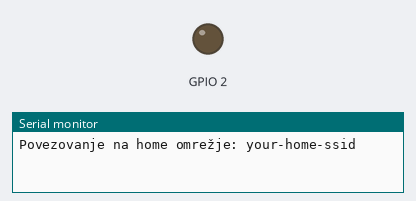
The program below on a simulated ESP32. Shown: output pins drawn as LEDs (lit = HIGH), the last lines printed to the serial monitor. WiFi joins after 1.5 s; servers stay silent unless stated.

Above: at 0.1 s.
At 2.1 s:
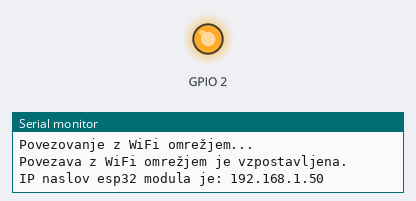
Timing chart, 0 to 3.8 s (numbered marks = the images above):
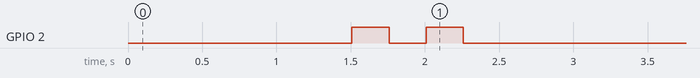

The program:

main.cpp
```cpp
#include <Arduino.h>
#include <WiFi.h>
#include <WebServer.h>

#include <secrets.h>
#include <wifi_log.h>

WebServer server(80);

// EN: HTML page stored as a const char[] in PROGMEM (flash memory, not RAM)
//     so the big string doesn't eat into the limited RAM. The
//     R"rawliteral( ... )rawliteral" wrapper is a C++11 raw string literal —
//     lets us write multi-line HTML without escaping quotes or newlines.
//     `charset="UTF-8"` and `lang="sl"` on the document make Slovene letters
//     (čšž) render correctly in the browser.
// SL: HTML stran shranimo kot const char[] v PROGMEM (flash pomnilnik, ne
//     RAM), da velik niz ne porabi dragocenega RAM-a. Zapis
//     R"rawliteral( ... )rawliteral" je C++11 surovi niz (raw string literal)
//     — omogoča pisanje večvrstičnega HTML-ja brez ubežnih znakov.
//     `charset="UTF-8"` in `lang="sl"` v dokumentu poskrbita, da se slovenske
//     črke (čšž) v brskalniku pravilno prikažejo.
const char HTML[] PROGMEM = R"rawliteral(
<!DOCTYPE html>
<html lang="sl">
<head>
    <meta charset="UTF-8">
    <meta name="viewport" content="width=device-width, initial-scale=1.0">
    <title>esp32</title>
</head>
<body>
    <h1>Pozdravljen svet iz esp32, čšž-ji delujejo!</h1>
</body>
</html>
)rawliteral";

void handle_root() {
  server.send(200, "text/html; charset=UTF-8", HTML);
}

void setup() {
  Serial.begin(115200);
  printWifiTarget();
  WiFi.begin(WIFI_SSID, WIFI_PASSWORD);

  while (WiFi.status() != WL_CONNECTED) {
    delay(500);
    Serial.println("Povezovanje z WiFi omrežjem...");
  }

  Serial.println("Povezava z WiFi omrežjem je vzpostavljena.");
  Serial.print("IP naslov esp32 modula je: ");
  Serial.println(WiFi.localIP());

  server.on("/", handle_root);
  server.begin();

  pinMode(2, OUTPUT);
  digitalWrite(2, HIGH);
  delay(250);
  digitalWrite(2, LOW);
  delay(250);
  digitalWrite(2, HIGH);
  delay(250);
  digitalWrite(2, LOW);
  delay(250);
}

void loop() {
  server.handleClient();
}
 
```
